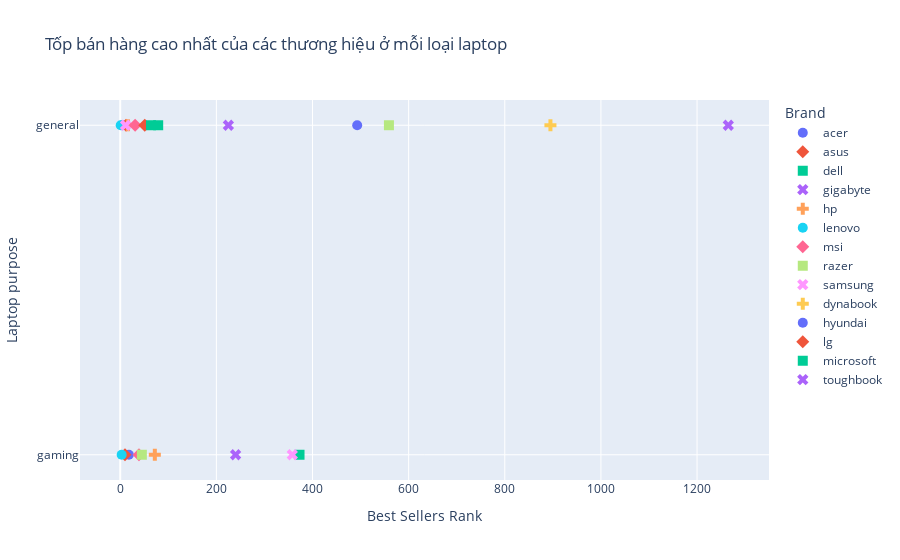

Notebook source saved alongside this figure:
### Code cell
temp = df.groupby(by=['Laptop purpose', 'Brand'])['Best Sellers Rank'].min().reset_index()

fig = px.scatter(temp, y="Laptop purpose", x="Best Sellers Rank", color="Brand", symbol="Brand",
title="Tốp bán hàng cao nhất của các thương hiệu ở mỗi loại laptop")
fig.update_traces(marker_size=10)
fig.show()

### Figure 1 — Plotly figure (JSON) as saved in the notebook; plotly's stock layout.template omitted (floating-point values rounded to 4 significant figures)
{"data": [{"hovertemplate": "Brand=acer<br>Best Sellers Rank=%{x}<br>Laptop purpose=%{y}<extra></extra>", "legendgroup": "acer", "marker": {"color": "#636efa", "size": 10, "symbol": "circle"}, "mode": "markers", "name": "acer", "orientation": "h", "showlegend": true, "type": "scatter", "x": [18, 4], "xaxis": "x", "y": ["gaming", "general"], "yaxis": "y"}, {"hovertemplate": "Brand=asus<br>Best Sellers Rank=%{x}<br>Laptop purpose=%{y}<extra></extra>", "legendgroup": "asus", "marker": {"color": "#EF553B", "size": 10, "symbol": "diamond"}, "mode": "markers", "name": "asus", "orientation": "h", "showlegend": true, "type": "scatter", "x": [10, 12], "xaxis": "x", "y": ["gaming", "general"], "yaxis": "y"}, {"hovertemplate": "Brand=dell<br>Best Sellers Rank=%{x}<br>Laptop purpose=%{y}<extra></extra>", "legendgroup": "dell", "marker": {"color": "#00cc96", "size": 10, "symbol": "square"}, "mode": "markers", "name": "dell", "orientation": "h", "showlegend": true, "type": "scatter", "x": [373, 79], "xaxis": "x", "y": ["gaming", "general"], "yaxis": "y"}, {"hovertemplate": "Brand=gigabyte<br>Best Sellers Rank=%{x}<br>Laptop purpose=%{y}<extra></extra>", "legendgroup": "gigabyte", "marker": {"color": "#ab63fa", "size": 10, "symbol": "x"}, "mode": "markers", "name": "gigabyte", "orientation": "h", "showlegend": true, "type": "scatter", "x": [240, 225], "xaxis": "x", "y": ["gaming", "general"], "yaxis": "y"}, {"hovertemplate": "Brand=hp<br>Best Sellers Rank=%{x}<br>Laptop purpose=%{y}<extra></extra>", "legendgroup": "hp", "marker": {"color": "#FFA15A", "size": 10, "symbol": "cross"}, "mode": "markers", "name": "hp", "orientation": "h", "showlegend": true, "type": "scatter", "x": [72, 16], "xaxis": "x", "y": ["gaming", "general"], "yaxis": "y"}, {"hovertemplate": "Brand=lenovo<br>Best Sellers Rank=%{x}<br>Laptop purpose=%{y}<extra></extra>", "legendgroup": "lenovo", "marker": {"color": "#19d3f3", "size": 10, "symbol": "circle"}, "mode": "markers", "name": "lenovo", "orientation": "h", "showlegend": true, "type": "scatter", "x": [3, 1], "xaxis": "x", "y": ["gaming", "general"], "yaxis": "y"}, {"hovertemplate": "Brand=msi<br>Best Sellers Rank=%{x}<br>Laptop purpose=%{y}<extra></extra>", "legendgroup": "msi", "marker": {"color": "#FF6692", "size": 10, "symbol": "diamond"}, "mode": "markers", "name": "msi", "orientation": "h", "showlegend": true, "type": "scatter", "x": [39, 31], "xaxis": "x", "y": ["gaming", "general"], "yaxis": "y"}, {"hovertemplate": "Brand=razer<br>Best Sellers Rank=%{x}<br>Laptop purpose=%{y}<extra></extra>", "legendgroup": "razer", "marker": {"color": "#B6E880", "size": 10, "symbol": "square"}, "mode": "markers", "name": "razer", "orientation": "h", "showlegend": true, "type": "scatter", "x": [45, 559], "xaxis": "x", "y": ["gaming", "general"], "yaxis": "y"}, {"hovertemplate": "Brand=samsung<br>Best Sellers Rank=%{x}<br>Laptop purpose=%{y}<extra></extra>", "legendgroup": "samsung", "marker": {"color": "#FF97FF", "size": 10, "symbol": "x"}, "mode": "markers", "name": "samsung", "orientation": "h", "showlegend": true, "type": "scatter", "x": [358, 11], "xaxis": "x", "y": ["gaming", "general"], "yaxis": "y"}, {"hovertemplate": "Brand=dynabook<br>Best Sellers Rank=%{x}<br>Laptop purpose=%{y}<extra></extra>", "legendgroup": "dynabook", "marker": {"color": "#FECB52", "size": 10, "symbol": "cross"}, "mode": "markers", "name": "dynabook", "orientation": "h", "showlegend": true, "type": "scatter", "x": [895], "xaxis": "x", "y": ["general"], "yaxis": "y"}, {"hovertemplate": "Brand=hyundai<br>Best Sellers Rank=%{x}<br>Laptop purpose=%{y}<extra></extra>", "legendgroup": "hyundai", "marker": {"color": "#636efa", "size": 10, "symbol": "circle"}, "mode": "markers", "name": "hyundai", "orientation": "h", "showlegend": true, "type": "scatter", "x": [493], "xaxis": "x", "y": ["general"], "yaxis": "y"}, {"hovertemplate": "Brand=lg<br>Best Sellers Rank=%{x}<br>Laptop purpose=%{y}<extra></extra>", "legendgroup": "lg", "marker": {"color": "#EF553B", "size": 10, "symbol": "diamond"}, "mode": "markers", "name": "lg", "orientation": "h", "showlegend": true, "type": "scatter", "x": [51], "xaxis": "x", "y": ["general"], "yaxis": "y"}, {"hovertemplate": "Brand=microsoft<br>Best Sellers Rank=%{x}<br>Laptop purpose=%{y}<extra></extra>", "legendgroup": "microsoft", "marker": {"color": "#00cc96", "size": 10, "symbol": "square"}, "mode": "markers", "name": "microsoft", "orientation": "h", "showlegend": true, "type": "scatter", "x": [64], "xaxis": "x", "y": ["general"], "yaxis": "y"}, {"hovertemplate": "Brand=toughbook<br>Best Sellers Rank=%{x}<br>Laptop purpose=%{y}<extra></extra>", "legendgroup": "toughbook", "marker": {"color": "#ab63fa", "size": 10, "symbol": "x"}, "mode": "markers", "name": "toughbook", "orientation": "h", "showlegend": true, "type": "scatter", "x": [1265], "xaxis": "x", "y": ["general"], "yaxis": "y"}], "layout": {"legend": {"title": {"text": "Brand"}, "tracegroupgap": 0}, "title": {"text": "Tốp bán hàng cao nhất của các thương hiệu ở mỗi loại laptop"}, "xaxis": {"anchor": "y", "domain": [0, 1], "title": {"text": "Best Sellers Rank"}}, "yaxis": {"anchor": "x", "domain": [0, 1], "title": {"text": "Laptop purpose"}}}}
